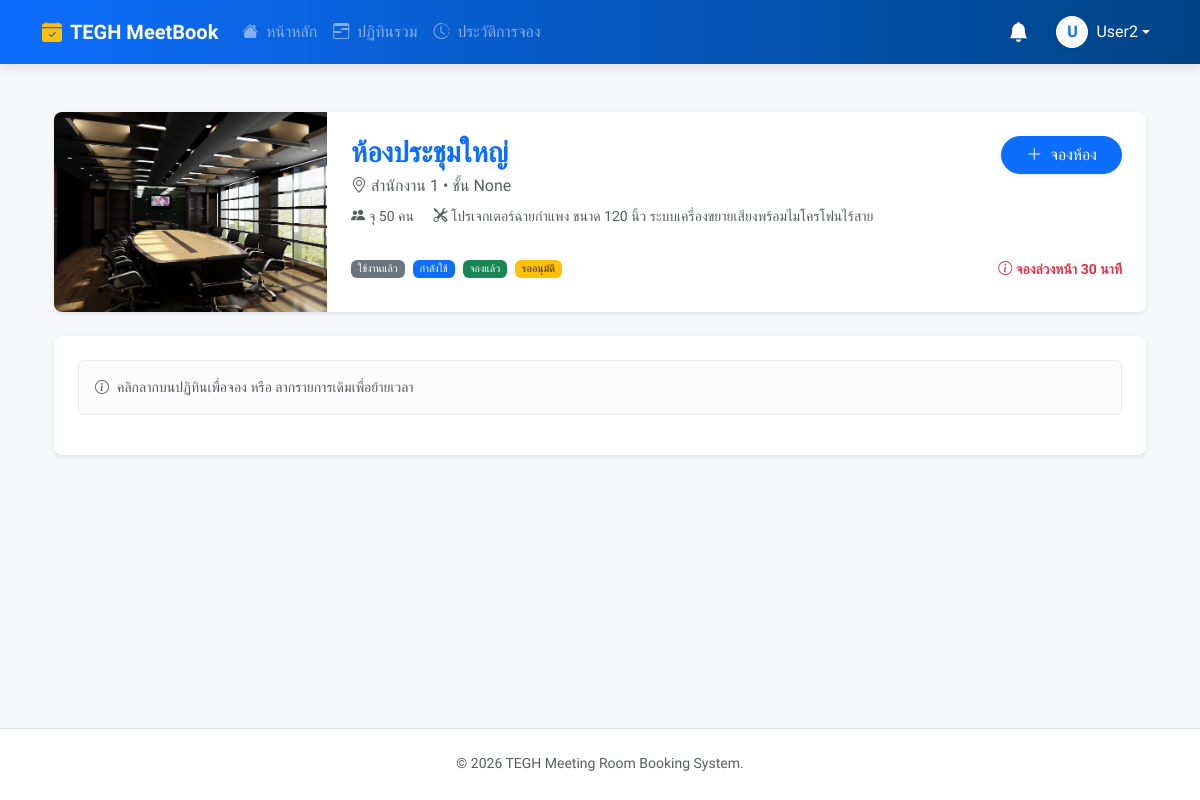
The page /calendar/room/3/ (signed in) on the database its author committed.
### booking/models.py (models this page shows, shortened)
class Room(models.Model):
    name = models.CharField(max_length=100, verbose_name="ชื่อห้องประชุม")
    building = models.CharField(max_length=100, blank=True, null=True, verbose_name="อาคาร/ตึก")
    floor = models.CharField(max_length=50, blank=True, null=True, verbose_name="ชั้น")
    location = models.CharField(max_length=255, blank=True, null=True, verbose_name="สถานที่ตั้ง")
    capacity = models.PositiveIntegerField(default=1, verbose_name="ความจุ (คน)")
    equipment_in_room = models.TextField(blank=True, null=True, help_text="ระบุอุปกรณ์ถาวรในห้อง", verbose_name="อุปกรณ์ถาวรในห้อง")
    image = models.ImageField(upload_to='room_images/', blank=True, null=True, verbose_name="รูปภาพห้อง")
    approver = models.ForeignKey(User, on_delete=models.SET_NULL, null=True, blank=True, related_name='approvable_rooms', verbose_name="ผู้อนุมัติ")
    is_maintenance = models.BooleanField(default=False, verbose_name="สถานะปิดปรับปรุง")
    maintenance_start = models.DateTimeField(null=True, blank=True, verbose_name="เริ่มปิดปรับปรุง")
    maintenance_end = models.DateTimeField(null=True, blank=True, verbose_name="สิ้นสุดปิดปรับปรุง")
    requires_approval = models.BooleanField(default=True, verbose_name="ต้องรออนุมัติ")
    line_notify_token = models.CharField(max_length=50, blank=True, null=True, verbose_name="Line Notify Token")
    teams_webhook_url = models.TextField(blank=True, null=True, verbose_name="Teams Webhook URL")

### booking/views.py (the view)
# urls.py: path('calendar/room/<int:room_id>/', views.room_calendar_view, name='room_calendar'),
@login_required
def room_calendar_view(request, room_id):
    room = get_object_or_404(Room, pk=room_id)
    if request.method == 'POST':
        form = BookingForm(request.POST, request.FILES)
        if form.is_valid():
            booking_start = form.cleaned_data.get('start_time')
            now = timezone.now()
            if booking_start < now:
                messages.error(request, "ไม่สามารถจองย้อนหลังได้ กรุณาเลือกเวลาใหม่")
                return render(request, 'pages/room_calendar.html', {**get_base_context(request), 'room': room, 'form': form})
            if booking_start < now + timedelta(minutes=30):
                messages.error(request, "กรุณาจองล่วงหน้าอย่างน้อย 30 นาที เพื่อเตรียมห้องและอุปกรณ์")
                return render(request, 'pages/room_calendar.html', {**get_base_context(request), 'room': room, 'form': form})
            recurrence = form.cleaned_data.get('recurrence')
            recurrence_end_date = form.cleaned_data.get('recurrence_end_date')
            has_equipments = bool(form.cleaned_data.get('equipments'))
            base_booking = form.save(commit=False)
            base_booking.room = room
            base_booking.user = request.user
            duration = base_booking.end_time - base_booking.start_time
            current_start = base_booking.start_time
            bookings_to_create = []
            conflict_dates = []
            loop_limit = recurrence_end_date if (recurrence != 'NONE' and recurrence_end_date) else current_start.date()
            while current_start.date() <= loop_limit:
                current_end = current_start + duration
                buffer_time = timedelta(minutes=30)
                is_overlap = Booking.objects.filter(
                    room=room,
                    start_time__lt=current_end + buffer_time,
                    end_time__gt=current_start - buffer_time,
                    status__in=['APPROVED', 'PENDING']
                ).exists()
                if is_overlap:
                    conflict_dates.append(f"{current_start.strftime('%d/%m/%Y %H:%M')} (ติดระยะเวลาพักห้อง 30 นาที)")
                bookings_to_create.append({'start': current_start, 'end': current_end})
                if recurrence == 'WEEKLY': current_start += timedelta(weeks=1)
                elif recurrence == 'MONTHLY': current_start += relativedelta(months=1)
                else: break
            if conflict_dates:
                messages.error(request, f"ไม่สามารถจองได้เนื่องจากเวลาทับซ้อนหรือติดระยะพักห้อง: {', '.join(conflict_dates)}")
            else:
                count = 0
                for info in bookings_to_create:
                    new_b = Booking(
                        title=base_booking.title, room=room, user=request.user,
                        start_time=info['start'], end_time=info['end'],
                        participant_count=base_booking.participant_count,
                        description=base_booking.description,
                        additional_requests=base_booking.additional_requests,
                        additional_notes=base_booking.additional_notes,
                        department=base_booking.department,
                        chairman=base_booking.chairman,
                        presentation_file=base_booking.presentation_file,
                        room_layout=base_booking.room_layout,
                        room_layout_attachment=base_booking.room_layout_attachment
                    )
                    if 'ใหญ่' not in room.name:
                        new_b.room_layout = ''
                    new_b.status = 'APPROVED'
                    new_b.save()
                    if 'equipments' in form.cleaned_data:
                        new_b.equipments.set(form.cleaned_data['equipments'])
                    log_action(request, 'BOOKING_CREATED', new_b, f"จองห้อง {room.name}")
                    if new_b.status == 'APPROVED':
                        token = get_valid_token(request.user, request)
                        if token:
                            try:
                                client = get_outlook_client(request)
                                evt = client.create_calendar_event(token, new_b)
                                new_b.outlook_event_id = evt['id']
                                new_b.save(update_fields=['outlook_event_id'])
                            except: pass
                    if count == 0:
                        subject = 'โปรดอนุมัติรายการใหม่' if new_b.status == 'PENDING' else 'มีการจองห้องประชุมใหม่'
                        send_booking_notification(new_b, '', subject)
                    count += 1
                messages.success(request, f"จองสำเร็จ {count} รายการ")
                return redirect('dashboard')
    else:
        form = BookingForm(initial={'room': room})
    return render(request, 'pages/room_calendar.html', {**get_base_context(request), 'room': room, 'form': form})

### booking/models.py (called while the page is built)
    def __str__(self):
        return self.name

### booking/views.py (called while the page is built)
def is_admin(user):
    return user.is_authenticated and (user.is_superuser or user.is_staff or user.groups.filter(name='Admin').exists())

def is_approver_or_admin(user):
    return user.is_authenticated and (user.is_superuser or user.is_staff or user.groups.filter(name__in=['Approver', 'Admin']).exists())

### templates/pages/room_calendar.html (shortened to what this page needs)
{% extends 'base.html' %}
{% load static %}
{% load crispy_forms_tags %}
{% block extra_head %}
    <link href="https://cdn.jsdelivr.net/npm/select2@4.1.0-rc.0/dist/css/select2.min.css" rel="stylesheet" />
    <link href="https://cdn.jsdelivr.net/npm/select2-bootstrap-5-theme@1.3.0/dist/select2-bootstrap-5-theme.min.css" rel="stylesheet" />
{% endblock %}
{% block content %}
<div class="container py-4">
    <div class="card border-0 shadow-sm rounded-3 mb-4 overflow-hidden">
        <div class="row g-0">
            <div class="col-md-3 position-relative" style="min-height: 200px;">
                {% if room.image %}
                    <img src="{{ room.image.url }}" class="w-100 h-100 object-fit-cover position-absolute">
                {% else %}
                    <div class="bg-light w-100 h-100 d-flex align-items-center justify-content-center text-muted position-absolute">
                        <i class="bi bi-image fs-1 opacity-25"></i>
                    </div>
                {% endif %}
            </div>
            <div class="col-md-9">
                <div class="card-body p-4">
                    <div class="d-flex justify-content-between align-items-start">
                        <div>
                            <h3 class="fw-bold text-primary mb-1">{{ room.name }}</h3>
                            <p class="text-muted mb-2">
                                <i class="bi bi-geo-alt"></i> {{ room.building|default:"-" }} &bull; ชั้น {{ room.floor }}
                            </p>
                            <div class="text-muted small mb-3">
                                <span class="me-3"><i class="bi bi-people-fill"></i>  จุ {{ room.capacity }} คน</span>
                                <span><i class="bi bi-tools"></i> {{ room.equipment_in_room|default:"-" }}</span>
                            </div>
                        </div>
                        <button class="btn btn-primary px-4 rounded-pill shadow-sm" onclick="openBookingModal()">
                            <i class="bi bi-plus-lg me-1"></i> จองห้อง
                        </button>
                    </div>
                    <div class="d-flex gap-2 align-items-center small mt-3 flex-wrap">
                        <span class="badge bg-secondary fw-normal">ใช้งานแล้ว</span>
                        <span class="badge bg-primary fw-normal">กำลังใช้</span>
                        <span class="badge bg-success fw-normal">จองแล้ว</span>
                        <span class="badge bg-warning text-dark fw-normal">รออนุมัติ</span>
                        <span class="ms-auto text-danger fw-bold"><i class="bi bi-info-circle"></i> จองล่วงหน้า 30 นาที</span>
                    </div>
                </div>
            </div>
        </div>
    </div>
    <div class="card border-0 shadow-sm rounded-3">
        <div class="card-body p-4">
            <div class="alert alert-light d-flex align-items-center small mb-3 text-muted">
                <i class="bi bi-info-circle me-2"></i>
                คลิกลากบนปฏิทินเพื่อจอง หรือ ลากรายการเดิมเพื่อย้ายเวลา
            </div>
        </div>
    </div>
</div>
{% endblock %}

### templates/base.html (shortened to what this page needs)
<!DOCTYPE html>
<html lang="th">
<head>
    <link href="https://cdn.jsdelivr.net/npm/bootstrap@5.3.0/dist/css/bootstrap.min.css" rel="stylesheet">
    <link rel="stylesheet" href="https://cdn.jsdelivr.net/npm/bootstrap-icons@1.11.0/font/bootstrap-icons.css">
    <link href="https://cdn.jsdelivr.net/npm/select2@4.1.0-rc.0/dist/css/select2.min.css" rel="stylesheet" />
    <link rel="stylesheet" href="https://cdn.jsdelivr.net/npm/select2-bootstrap-5-theme@1.3.0/dist/select2-bootstrap-5-theme.min.css" />
    {% block extra_head %}{% endblock %}
</head>
<body class="d-flex flex-column min-vh-100">
    <nav class="navbar navbar-expand-lg navbar-dark navbar-premium sticky-top">
        <div class="container">
            <a class="navbar-brand fw-bold d-flex align-items-center" href="{% url 'dashboard' %}">
                <i class="bi bi-calendar-check-fill me-2 text-warning"></i>
                TEGH MeetBook
            </a>
            <div class="collapse navbar-collapse" id="navbarNav">
                <ul class="navbar-nav me-auto">
                    {% for item in menu_items %}
                    <li class="nav-item">
                        <a class="nav-link {% if item.active %}active text-white{% else %}text-white-50{% endif %}" href="{% url item.url_name %}">
                            <i class="bi {{ item.icon }} me-1"></i> {{ item.label }}
                        </a>
                    </li>
                    {% endfor %}
                </ul>
                <ul class="navbar-nav align-items-center gap-1">
                    <li class="nav-item dropdown">
                        <a class="nav-link position-relative text-white" href="#" id="notificationDropdown" role="button" data-bs-toggle="dropdown" aria-expanded="false">
                            <i class="bi bi-bell-fill fs-5"></i>
                        </a>
                    </li>
                    {% if user.is_authenticated %}
                    <li class="nav-item dropdown ms-2">
                        <a class="nav-link dropdown-toggle text-white d-flex align-items-center" href="#" data-bs-toggle="dropdown">
                            <div class="bg-white text-primary rounded-circle d-flex align-items-center justify-content-center fw-bold me-2 shadow-sm" style="width: 32px; height: 32px;">
                                {{ user.username|make_list|first|upper }}
                            </div>
                            <span class="d-none d-lg-inline">{{ user.username }}</span>
                        </a>
                    </li>
                    {% else %}
                    <li class="nav-item"><a class="nav-link text-white fw-bold" href="{% url 'login' %}">เข้าสู่ระบบ</a></li>
                    {% endif %}
                </ul>
            </div>
        </div>
    </nav>
    <main class="main-wrapper mt-4">
        <div class="container">
            {% block content %}{% endblock %}
        </div>
    </main>
    <footer class="bg-white border-top py-4 mt-auto">
        <div class="container text-center text-muted small">
            <p class="mb-1">&copy; 2026 TEGH Meeting Room Booking System.</p>
        </div>
    </footer>
</body>
</html>

### templates/base.html (style rules this page uses)
body { font-family: 'Sarabun', sans-serif; background-color: #f5f7fa; overflow-x: hidden; }
.navbar-premium { background: linear-gradient(90deg, #0d6efd 0%, #004385 100%); box-shadow: 0 4px 10px rgba(0,0,0,0.1); }
.nav-link { transition: all 0.2s; }
img { max-width: 100%; height: auto; }
.main-wrapper { min-height: 80vh; padding-bottom: 50px; width: 100%; }

### rows shown on the page
Room: image (picture), name "ห้องประชุมใหญ่", building "สำนักงาน 1", floor "None", capacity "50", equipment_in_room "โปรเจกเตอร์ฉายกำแพง ขนาด 120 นิ้ว ระบบเครื่องขยายเสียงพร้อมไมโครโฟนไร้สาย"

### other values the page prints
{{ item.label }} "หน้าหลัก" "ปฏิทินรวม" "ประวัติการจอง"
{{ user.username|make_list|first|upper }} "U"
{{ user.username }} "User2"
